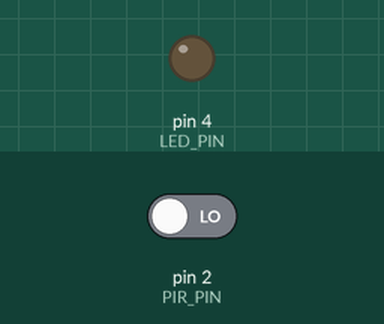
The sketch below on a simulated Arduino Uno, built with avr-gcc and run on an emulated ATmega328P. On the bench: output pins drawn as LEDs (lit = HIGH). The inputs (shaded band) are chosen by the test bench; at power-on: pin 2 (PIR_PIN) LOW.

Above: at 1.2 s.
1.3 s: pin 2 (PIR_PIN) driven HIGH
At 1.7 s:
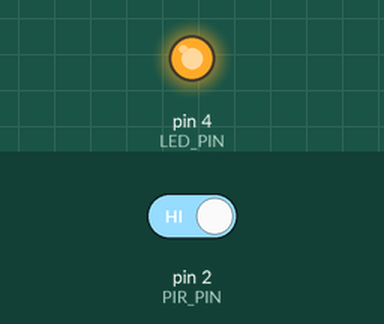
Timing chart, 0 to 4.3 s (numbered marks = the images above; inputs shaded):
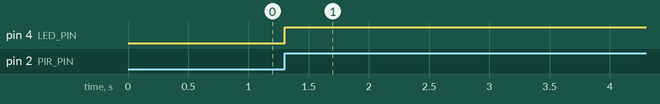

Measured:
- after the input at 1.3 s, pin 4 (LED_PIN): LOW → HIGH at once

The sketch:

PIR_Sensor_LED.ino
```cpp
const int PIR_PIN = 2;
const int LED_PIN = 4;
const unsigned long LED_ON_TIME = 5000; // pir센서가 한번 감지되면 1초동안 유지되는 것 유의하기

int pir_check;
bool led_on_check = false;
unsigned long now_led_on_time = 0;

void setup()
{
  Serial.begin(9600);
  pinMode(PIR_PIN, INPUT);
  pinMode(LED_PIN, OUTPUT);
}

void loop()
{
  pir_check = digitalRead(PIR_PIN);

  if (pir_check == HIGH)
  {
    led_on_check = true;
    now_led_on_time = millis();
  }

  if (millis() - now_led_on_time < LED_ON_TIME && led_on_check == true)
  {
    digitalWrite(LED_PIN, HIGH);
  }
  else
  {
    digitalWrite(LED_PIN, LOW);
    led_on_check = false;
  }
}
```
